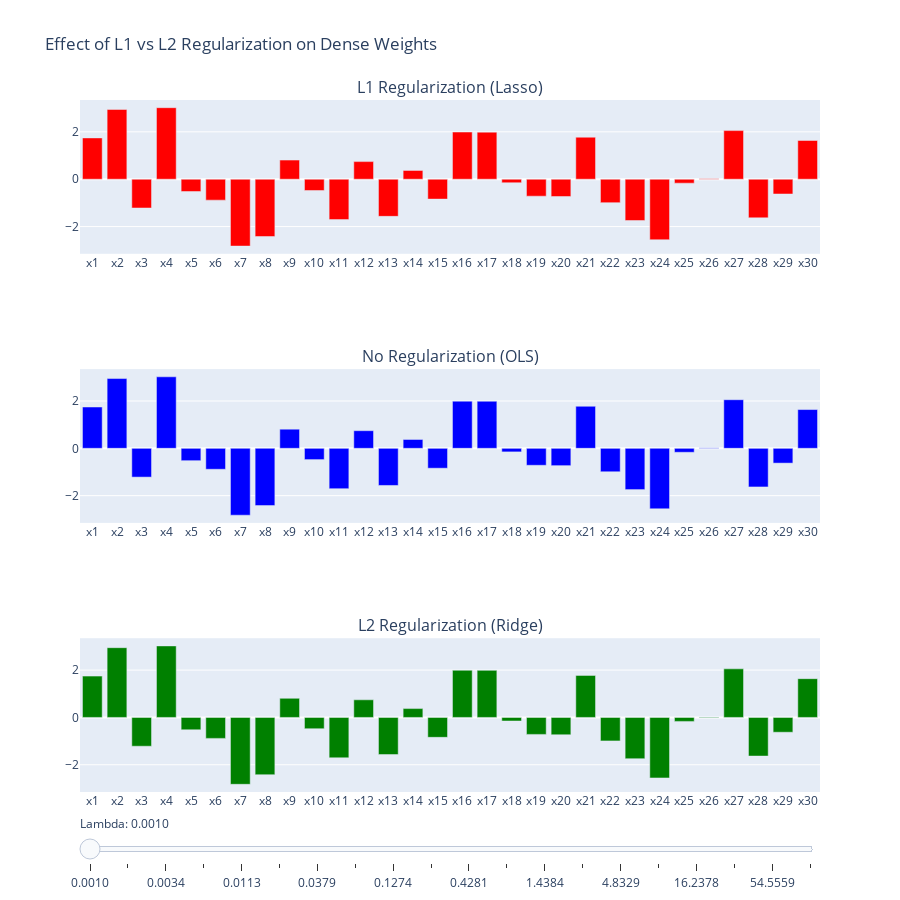

Notebook cell for this chart:
### Markdown cell above
## Effect of regularization

### Code cell
import numpy as np
from sklearn.linear_model import Lasso, Ridge, LinearRegression
import plotly.graph_objects as go
from plotly.subplots import make_subplots

# ----------------------------
# Synthetic Data Generation
# ----------------------------
def generate_dense_data(n_samples=100, n_features=30, noise=0.1, seed=42):
    np.random.seed(seed)
    X = np.random.randn(n_samples, n_features)
    
    # Dense true weights (all non-zero)
    w_true = np.random.uniform(-3, 3, n_features)
    
    y = X @ w_true + np.random.randn(n_samples) * noise
    return X, y, w_true

# ----------------------------
# Fit models for a given lambda
# ----------------------------
def fit_models(X, y, lam):
    # L1 (Lasso)
    lasso = Lasso(alpha=lam, fit_intercept=False, max_iter=5000)
    lasso.fit(X, y)
    w_l1 = lasso.coef_
    
    # No regularization (OLS)
    ols = LinearRegression(fit_intercept=False)
    ols.fit(X, y)
    w_ols = ols.coef_
    
    # L2 (Ridge)
    ridge = Ridge(alpha=lam, fit_intercept=False)
    ridge.fit(X, y)
    w_l2 = ridge.coef_
    
    return w_l1, w_ols, w_l2

# ----------------------------
# Data
# ----------------------------
X, y, w_true = generate_dense_data(n_samples=100, n_features=30, noise=1.0)

# Feature labels
feature_names = [f"x{i+1}" for i in range(X.shape[1])]

# ----------------------------
# Prepare slider frames
# ----------------------------
lambda_values = np.logspace(-3, 2, 20)  # 0.001 → 100
frames = []

for lam in lambda_values:
    w_l1, w_ols, w_l2 = fit_models(X, y, lam)
    
    frames.append(go.Frame(
        data=[
            go.Bar(x=feature_names, y=w_l1, marker_color="red"),
            go.Bar(x=feature_names, y=w_ols, marker_color="blue"),
            go.Bar(x=feature_names, y=w_l2, marker_color="green"),
        ],
        name=f"{lam:.4f}"
    ))

# ----------------------------
# Initial model fit
# ----------------------------
w_l1, w_ols, w_l2 = fit_models(X, y, lambda_values[0])

# ----------------------------
# Figure layout
# ----------------------------
fig = make_subplots(rows=3, cols=1,
                    subplot_titles=("L1 Regularization (Lasso)",
                                    "No Regularization (OLS)",
                                    "L2 Regularization (Ridge)"))

# Initial coefficient bars
fig.add_trace(go.Bar(x=feature_names, y=w_l1, marker_color="red"), row=1, col=1)
fig.add_trace(go.Bar(x=feature_names, y=w_ols, marker_color="blue"), row=2, col=1)
fig.add_trace(go.Bar(x=feature_names, y=w_l2, marker_color="green"), row=3, col=1)

# ----------------------------
# Slider setup
# ----------------------------
steps = []
for lam in lambda_values:
    steps.append(dict(
        method="animate",
        args=[[f"{lam:.4f}"], {"frame": {"duration": 500, "redraw": True},
                               "mode": "immediate"}],
        label=f"{lam:.4f}"
    ))

sliders = [dict(
    active=0,
    steps=steps,
    currentvalue={"prefix": "Lambda: "}
)]

fig.update_layout(
    title="Effect of L1 vs L2 Regularization on Dense Weights",
    sliders=sliders,
    height=900,
    showlegend=False
)

fig.frames = frames
fig.show()

### Figure 1 — Plotly figure (JSON) as saved in the notebook; plotly's stock layout.template omitted (floating-point values rounded to 4 significant figures)
{"data": [{"marker": {"color": "red"}, "type": "bar", "x": ["x1", "x2", "x3", "x4", "x5", "x6", "x7", "x8", "x9", "x10", "x11", "x12", "x13", "x14", "x15", "x16", "x17", "x18", "x19", "x20", "x21", "x22", "x23", "x24", "x25", "x26", "x27", "x28", "x29", "x30"], "xaxis": "x", "y": [1.744, 2.945, -1.216, 3.02, -0.5205, -0.884, -2.823, -2.419, 0.8077, -0.476, -1.706, 0.7437, -1.568, 0.3731, -0.8405, 1.992, 1.987, -0.1498, -0.7164, -0.7307, 1.774, -0.9892, -1.744, -2.555, -0.1668, 0.01733, 2.052, -1.632, -0.6248, 1.636], "yaxis": "y"}, {"marker": {"color": "blue"}, "type": "bar", "x": ["x1", "x2", "x3", "x4", "x5", "x6", "x7", "x8", "x9", "x10", "x11", "x12", "x13", "x14", "x15", "x16", "x17", "x18", "x19", "x20", "x21", "x22", "x23", "x24", "x25", "x26", "x27", "x28", "x29", "x30"], "xaxis": "x2", "y": [1.745, 2.947, -1.217, 3.021, -0.5225, -0.885, -2.825, -2.421, 0.8076, -0.4768, -1.707, 0.7441, -1.569, 0.374, -0.8406, 1.993, 1.989, -0.151, -0.7169, -0.7324, 1.776, -0.9906, -1.744, -2.557, -0.1679, 0.01882, 2.053, -1.632, -0.6257, 1.638], "yaxis": "y2"}, {"marker": {"color": "green"}, "type": "bar", "x": ["x1", "x2", "x3", "x4", "x5", "x6", "x7", "x8", "x9", "x10", "x11", "x12", "x13", "x14", "x15", "x16", "x17", "x18", "x19", "x20", "x21", "x22", "x23", "x24", "x25", "x26", "x27", "x28", "x29", "x30"], "xaxis": "x3", "y": [1.745, 2.947, -1.217, 3.021, -0.5225, -0.885, -2.825, -2.421, 0.8076, -0.4768, -1.707, 0.7441, -1.569, 0.374, -0.8406, 1.993, 1.989, -0.151, -0.7169, -0.7324, 1.776, -0.9905, -1.744, -2.557, -0.1678, 0.01881, 2.053, -1.632, -0.6257, 1.638], "yaxis": "y3"}], "layout": {"annotations": [{"font": {"size": 16}, "showarrow": false, "text": "L1 Regularization (Lasso)", "x": 0.5, "xanchor": "center", "xref": "paper", "y": 1, "yanchor": "bottom", "yref": "paper"}, {"font": {"size": 16}, "showarrow": false, "text": "No Regularization (OLS)", "x": 0.5, "xanchor": "center", "xref": "paper", "y": 0.6111, "yanchor": "bottom", "yref": "paper"}, {"font": {"size": 16}, "showarrow": false, "text": "L2 Regularization (Ridge)", "x": 0.5, "xanchor": "center", "xref": "paper", "y": 0.2222, "yanchor": "bottom", "yref": "paper"}], "height": 900, "showlegend": false, "sliders": [{"active": 0, "currentvalue": {"prefix": "Lambda: "}, "steps": [{"args": [["0.0010"], {"frame": {"duration": 500, "redraw": true}, "mode": "immediate"}], "label": "0.0010", "method": "animate"}, {"args": [["0.0018"], {"frame": {"duration": 500, "redraw": true}, "mode": "immediate"}], "label": "0.0018", "method": "animate"}, {"args": [["0.0034"], {"frame": {"duration": 500, "redraw": true}, "mode": "immediate"}], "label": "0.0034", "method": "animate"}, {"args": [["0.0062"], {"frame": {"duration": 500, "redraw": true}, "mode": "immediate"}], "label": "0.0062", "method": "animate"}, {"args": [["0.0113"], {"frame": {"duration": 500, "redraw": true}, "mode": "immediate"}], "label": "0.0113", "method": "animate"}, {"args": [["0.0207"], {"frame": {"duration": 500, "redraw": true}, "mode": "immediate"}], "label": "0.0207", "method": "animate"}, {"args": [["0.0379"], {"frame": {"duration": 500, "redraw": true}, "mode": "immediate"}], "label": "0.0379", "method": "animate"}, {"args": [["0.0695"], {"frame": {"duration": 500, "redraw": true}, "mode": "immediate"}], "label": "0.0695", "method": "animate"}, {"args": [["0.1274"], {"frame": {"duration": 500, "redraw": true}, "mode": "immediate"}], "label": "0.1274", "method": "animate"}, {"args": [["0.2336"], {"frame": {"duration": 500, "redraw": true}, "mode": "immediate"}], "label": "0.2336", "method": "animate"}, {"args": [["0.4281"], {"frame": {"duration": 500, "redraw": true}, "mode": "immediate"}], "label": "0.4281", "method": "animate"}, {"args": [["0.7848"], {"frame": {"duration": 500, "redraw": true}, "mode": "immediate"}], "label": "0.7848", "method": "animate"}, {"args": [["1.4384"], {"frame": {"duration": 500, "redraw": true}, "mode": "immediate"}], "label": "1.4384", "method": "animate"}, {"args": [["2.6367"], {"frame": {"duration": 500, "redraw": true}, "mode": "immediate"}], "label": "2.6367", "method": "animate"}, {"args": [["4.8329"], {"frame": {"duration": 500, "redraw": true}, "mode": "immediate"}], "label": "4.8329", "method": "animate"}, {"args": [["8.8587"], {"frame": {"duration": 500, "redraw": true}, "mode": "immediate"}], "label": "8.8587", "method": "animate"}, {"args": [["16.2378"], {"frame": {"duration": 500, "redraw": true}, "mode": "immediate"}], "label": "16.2378", "method": "animate"}, {"args": [["29.7635"], {"frame": {"duration": 500, "redraw": true}, "mode": "immediate"}], "label": "29.7635", "method": "animate"}, {"args": [["54.5559"], {"frame": {"duration": 500, "redraw": true}, "mode": "immediate"}], "label": "54.5559", "method": "animate"}, {"args": [["100.0000"], {"frame": {"duration": 500, "redraw": true}, "mode": "immediate"}], "label": "100.0000", "method": "animate"}]}], "title": {"text": "Effect of L1 vs L2 Regularization on Dense Weights"}, "xaxis": {"anchor": "y", "domain": [0, 1]}, "xaxis2": {"anchor": "y2", "domain": [0, 1]}, "xaxis3": {"anchor": "y3", "domain": [0, 1]}, "yaxis": {"anchor": "x", "domain": [0.7778, 1]}, "yaxis2": {"anchor": "x2", "domain": [0.3889, 0.6111]}, "yaxis3": {"anchor": "x3", "domain": [0, 0.2222]}}}
